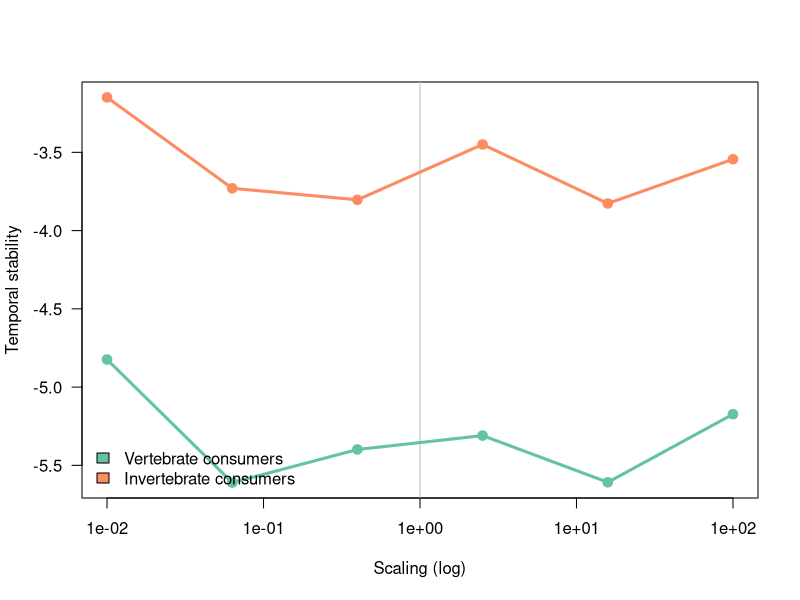

R code for this plot:
d <- read.table("./figures/sm2.dat", h=T)
d <- aggregate(d, by=list(vert=d$vertebrates, d$Z), mean)

d$vert <- as.vector(d$vert)

library(RColorBrewer)

pdf("figures/vertebrate.pdf")

palette(brewer.pal(3, "Set2"))

plot(0, pch=NA, xlim=range(d$Z), ylim=range(d$stability),
      xlab = "Scaling (log)", ylab = "Temporal stability",
      las = 1, log='x')

abline(v=1, col='grey')

i <- 1
for(v in unique(d$vert)) {
  x <- subset(d, vert == v)
  lines(stability~Z, x, col = i, type='o', pch=19, lwd=3)
  i <- i + 1
}

legend("bottomleft", fill=c(1:3),
      legend=c("Vertebrate consumers", "Invertebrate consumers"),
      bty='n')

dev.off()
